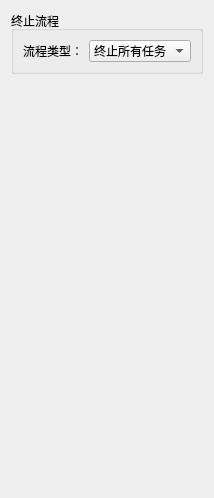
       <widget class="QWidget" name="tab_31">
        <attribute name="title">
         <string>终止流程</string>
        </attribute>
        <layout class="QVBoxLayout" name="verticalLayout_72">
         <item>
          <widget class="QGroupBox" name="groupBox_38">
           <property name="title">
            <string>终止流程</string>
           </property>
           <layout class="QGridLayout" name="gridLayout_43" columnstretch="1,1">
            <item row="0" column="0">
             <widget class="QLabel" name="label_128">
              <property name="text">
               <string>流程类型：</string>
              </property>
              <property name="alignment">
               <set>Qt::AlignCenter</set>
              </property>
             </widget>
            </item>
            <item row="0" column="1">
             <widget class="QComboBox" name="comboBox_39">
              <item>
               <property name="text">
                <string>终止所有任务</string>
               </property>
              </item>
             </widget>
            </item>
           </layout>
          </widget>
         </item>
         <item>
          <spacer name="verticalSpacer_24">
           <property name="orientation">
            <enum>Qt::Vertical</enum>
           </property>
           <property name="sizeHint" stdset="0">
            <size>
             <width>20</width>
             <height>413</height>
            </size>
           </property>
          </spacer>
         </item>
        </layout>
       </widget>
